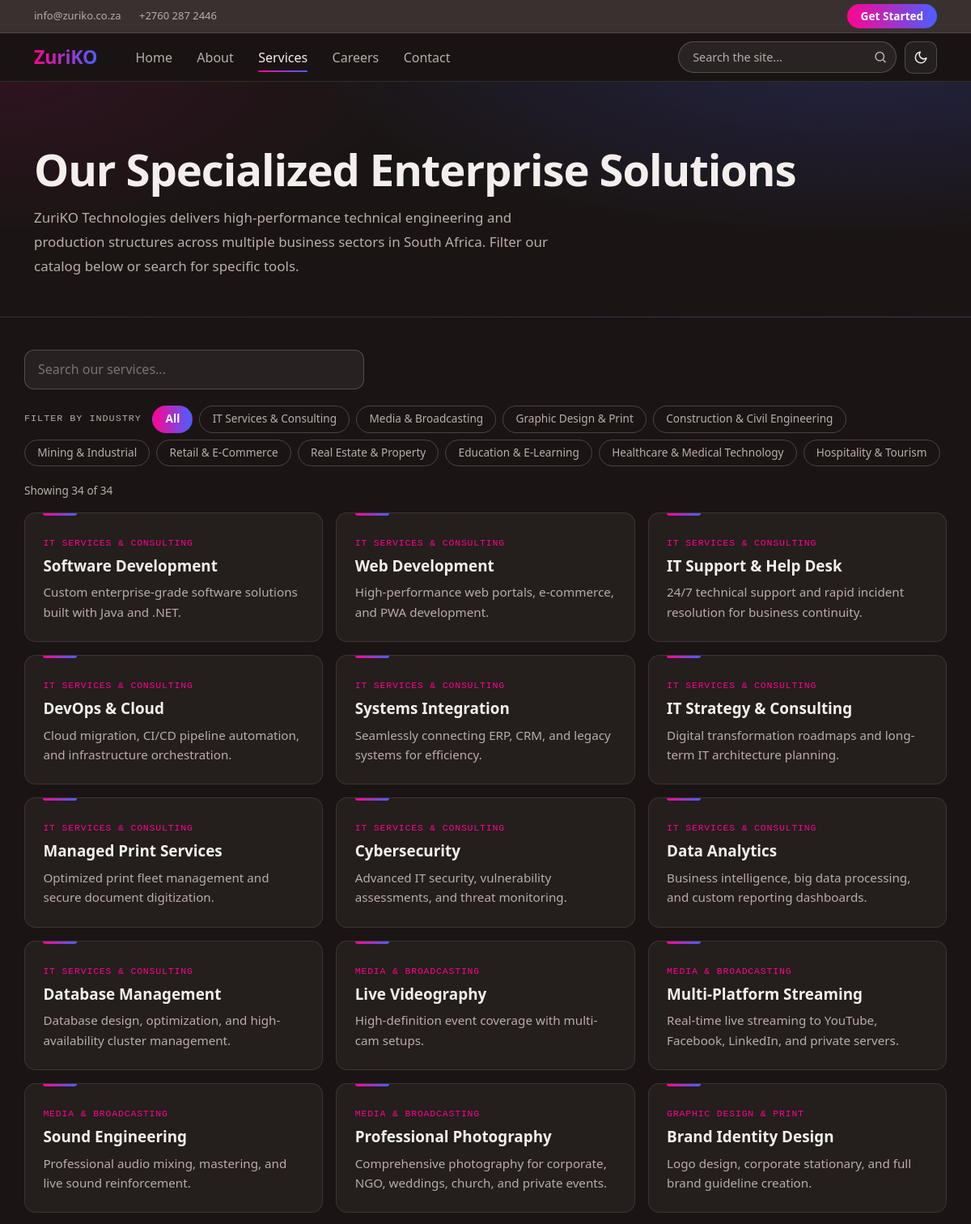
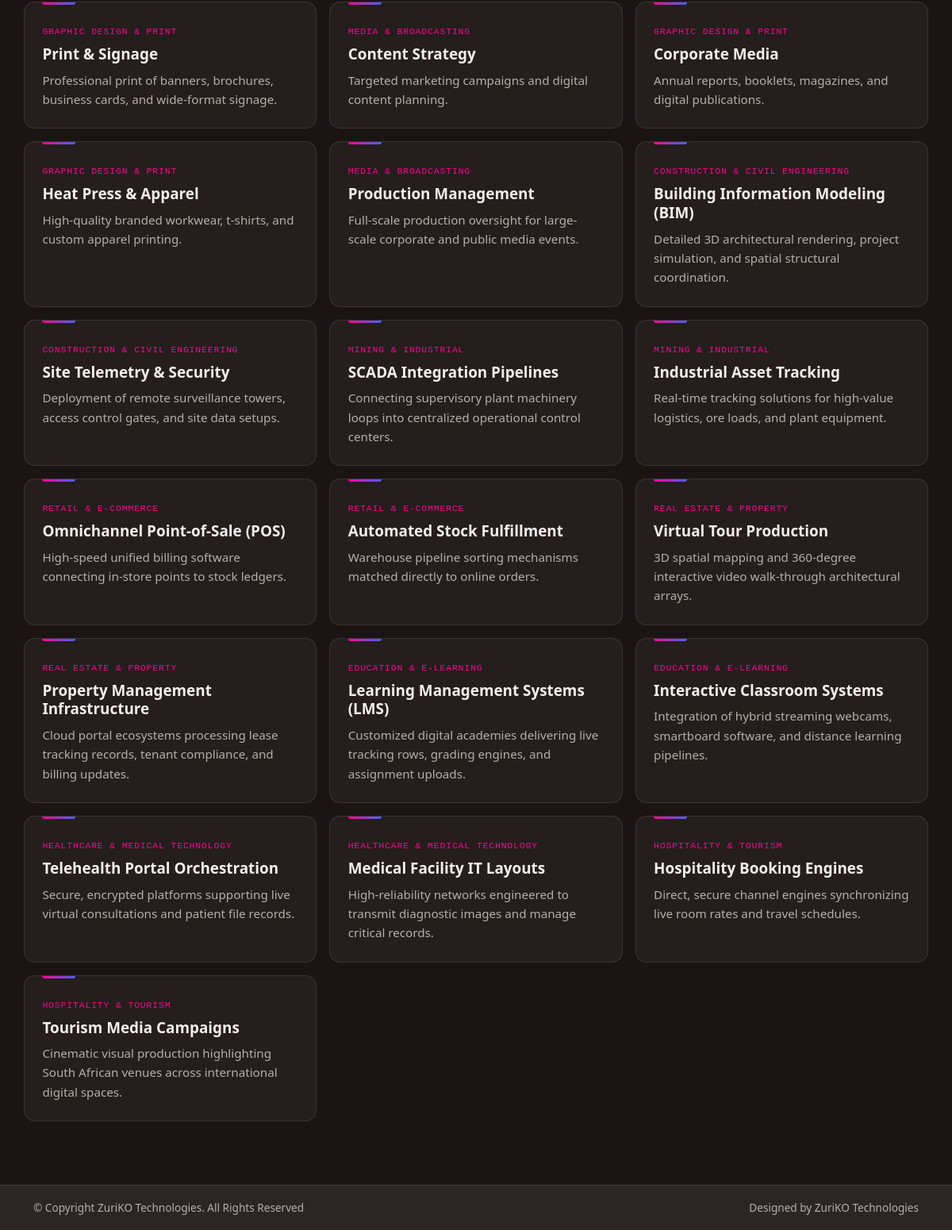
Page /services/ on the committed database (2 pictures, top to bottom).
### dashboard/models.py (models this page shows, shortened)
class Service(models.Model):
    title = models.CharField(max_length=200)
    category = models.CharField(max_length=100, help_text="e.g., IT Services, Media, Construction")
    description = models.TextField()
    icon_class = models.CharField(max_length=50, blank=True, help_text="Optional bootstrap icon class")
    order = models.IntegerField(default=0, help_text="Lower numbers appear first")
    created_at = models.DateTimeField(auto_now_add=True)
    class Meta:
        ordering = ['order', '-created_at']

### dashboard/views.py (the view)
# urls.py: path('services/', services_view, name='services'),
def services_view(request):
    services = list(Service.objects.all().order_by('order', 'id'))
    sectors = list(dict.fromkeys(s.category for s in services))   # first-appearance order
    return render(request, 'pages/services.html', {'services': services, 'sectors': sectors})

### dashboard/content.py (called while the page is built)
def block_config(page, key):
    cfg = PAGES.get(page)
    if not cfg:
        return None
    for block in cfg['blocks']:
        if block['key'] == key:
            return block
    return None

def default_for(page, key):
    block = block_config(page, key)
    return block['default'] if block else ''

### dashboard/templatetags/content_tags.py (called while the page is built, shortened)
def _overrides_for(context, page):
    request = context.get('request')
    cache = None
    if request is not None:
        cache = getattr(request, '_content_block_cache', None)
        if cache is None:
            cache = request._content_block_cache = {}
        if page in cache:
            return cache[page]
    try:
        data = dict(ContentBlock.objects.filter(page=page).values_list('key', 'value'))
    except DatabaseError:
        data = {}
    if cache is not None:
        cache[page] = data
    return data

@register.simple_tag(takes_context=True)
def page_text(context, page, key):
    value = _overrides_for(context, page).get(key)
    if value is None or value == '':
        return default_for(page, key)
    return value

@register.simple_tag(takes_context=True)
def page_media(context, page, key):
    raw = _overrides_for(context, page).get(key)
    if not raw:
        return ''

@register.filter(needs_autoescape=True)
def with_media(value, autoescape=True):
    text = str(conditional_escape(value) if autoescape else value)
    ids = {int(i) for i in MEDIA_TOKEN.findall(text)}
    if not ids:
        return mark_safe(text)

### templates/pages/services.html (shortened to what this page needs)
{% extends 'base.html' %}
{% load content_tags %}
{% block content %}
{% page_media 'services' 'banner' as banner %}
{% page_text 'services' 'intro' as intro %}
{% page_text 'services' 'filter_label' as filter_label %}
<section class="page-head{% if banner %} has-banner{% endif %}">
    <div class="container">
        <h1 class="page-title">{% page_text 'services' 'heading' %}</h1>
        <div class="lede mt-3 rich">{{ intro|with_media|linebreaksbr }}</div>
    </div>
</section>
<section class="container catalog">
    {% if services %}
    <div class="catalog-tools">
        <div class="finder">
            <input id="svc-q" type="search" placeholder="{% page_text 'services' 'search_placeholder' %}" autocomplete="off">
        </div>
        <div class="filter" role="group" aria-label="{{ filter_label }}">
            <span class="filter__label">{{ filter_label }}</span>
            <button type="button" class="chip" data-sector="" aria-pressed="true">{% page_text 'services' 'all_label' %}</button>
            {% for sector in sectors %}
            <button type="button" class="chip" data-sector="{{ sector }}" aria-pressed="false">{{ sector }}</button>
            {% endfor %}
        </div>
    </div>
    <p class="result-count" id="svc-count" aria-live="polite"></p>
    <div class="svc-grid" id="svc-grid">
        {% for s in services %}
        <article class="svc" id="service-{{ s.pk }}" data-sector="{{ s.category }}">
            <div class="svc__cat">{{ s.category }}</div>
            <h2 class="svc__title">{{ s.title }}</h2>
            <p class="svc__desc">{{ s.description }}</p>
        </article>
        {% endfor %}
    </div>
    {% else %}
    <p class="empty">{% page_text 'services' 'empty_text' %}</p>
    {% endif %}
</section>
{% endblock %}

### dashboard/static/dashboard/css/site.css (style rules this page uses)
:root { --brand: #FF0490; --brand-rgb: 255, 4, 144; --brand-soft: #ff52b2; --blue: #4a5fff; --blue-rgb: 74, 95, 255; --blue-link: #4a8fff; --blue-corporate: #007bff; --slate: #2f4d5a; --whatsapp: #25d366; --bar: #39312f; --bar-dark: #2b2523; --bg: #1a1514; --bg-rgb: 26, 21, 20; --panel: #241e1c; --line: rgba(255, 255, 255, .10); --line-strong: rgba(255, 255, 255, .20); --text: #f4efed; --muted: #b9adaa; --brand-gradient: linear-gradient(90deg, var(--brand), var(--blue)); --mono: ui-monospace, "Cascadia Mono", "SF Mono", Consolas, monospace; }
html { scroll-behavior: smooth; scroll-padding-top: 120px; }
body { background: var(--bg); color: var(--text); min-height: 100vh; min-height: 100svh; display: flex; flex-direction: column; font-family: system-ui, "Segoe UI", Roboto, "Helvetica Neue", Arial, sans-serif; -webkit-font-smoothing: antialiased; }
.page-head { position: relative; isolation: isolate; overflow: hidden; padding: 4.25rem 0 3rem; border-bottom: 1px solid var(--line); }
.page-head:not(.has-banner) { background: radial-gradient(1100px 380px at 88% -15%, rgba(var(--blue-rgb), .20), transparent 62%), radial-gradient(800px 300px at 0% 0%, rgba(var(--brand-rgb), .09), transparent 62%); }
.page-title { font-size: clamp(2rem, 4.6vw, 3.4rem); font-weight: 700; letter-spacing: -.02em; line-height: 1.08; margin: .65rem 0 0; }
.lede { color: var(--muted); font-size: 1.06rem; line-height: 1.75; max-width: 68ch; }
.rich { line-height: 1.75; }
.finder { position: relative; max-width: 420px; }
.finder input { width: 100%; background: rgba(255, 255, 255, .06); border: 1px solid var(--line-strong); color: var(--text); border-radius: 12px; padding: .7rem 1rem; font-size: 1rem; }
.filter { display: flex; flex-wrap: wrap; align-items: center; gap: .5rem; }
.filter__label { font-family: var(--mono); font-size: .74rem; letter-spacing: .08em; text-transform: uppercase; color: var(--muted); margin-right: .35rem; }
.chip { border: 1px solid var(--line-strong); background: transparent; color: var(--muted); border-radius: 999px; padding: .36rem .95rem; font-size: .85rem; cursor: pointer; transition: color .15s, border-color .15s; }
.chip[aria-pressed="true"] { background: var(--brand-gradient); color: #fff; border-color: transparent; font-weight: 600; }
.result-count { color: var(--muted); font-size: .85rem; margin: 1.25rem 0 1rem; }
.catalog { padding: 2.5rem 0 5rem; }
.catalog-tools { display: grid; gap: 1.25rem; }
.svc-grid { display: grid; gap: 1rem; grid-template-columns: repeat(auto-fill, minmax(290px, 1fr)); }
.svc { position: relative; display: flex; flex-direction: column; padding: 1.4rem 1.4rem 1.5rem; background: var(--panel); border: 1px solid var(--line); border-radius: 14px; transition: border-color .2s, transform .2s; }
.svc::before { content: ""; position: absolute; left: 1.4rem; top: 0; width: 42px; height: 3px; border-radius: 0 0 3px 3px; background: var(--brand-gradient); }
.svc__cat { font-family: var(--mono); font-size: .72rem; letter-spacing: .07em; text-transform: uppercase; color: var(--brand); margin-top: .35rem; }
.svc__title { font-size: 1.18rem; font-weight: 650; line-height: 1.25; margin: .55rem 0 .5rem; }
.svc__desc { margin: 0; color: var(--muted); line-height: 1.6; font-size: .95rem; }

### rows in the picture
Service: sectors "IT Services & Consulting", category "IT SERVICES & CONSULTING", title "Software Development", description "Custom enterprise-grade software solutions built with Java and .NET."
Service: sectors "Media & Broadcasting", category "MEDIA & BROADCASTING", title "Live Videography", description "High-definition event coverage with multi-cam setups."
Service: sectors "Graphic Design & Print", category "GRAPHIC DESIGN & PRINT", title "Brand Identity Design", description "Logo design, corporate stationary, and full brand guideline creation."
Service: sectors "Construction & Civil Engineering", category "CONSTRUCTION & CIVIL ENGINEERING", title "Building Information Modeling (BIM)", description "Detailed 3D architectural rendering, project simulation, and spatial structural coordination."
Service: sectors "Mining & Industrial", category "MINING & INDUSTRIAL", title "SCADA Integration Pipelines", description "Connecting supervisory plant machinery loops into centralized operational control centers."
Service: sectors "Retail & E-Commerce", category "RETAIL & E-COMMERCE", title "Omnichannel Point-of-Sale (POS)", description "High-speed unified billing software connecting in-store points to stock ledgers."
Service: sectors "Real Estate & Property", category "REAL ESTATE & PROPERTY", title "Virtual Tour Production", description "3D spatial mapping and 360-degree interactive video walk-through architectural arrays."
Service: sectors "Education & E-Learning", category "EDUCATION & E-LEARNING", title "Learning Management Systems (LMS)", description "Customized digital academies delivering live tracking rows, grading engines, and assignment uploads."
Service: sectors "Healthcare & Medical Technology", category "HEALTHCARE & MEDICAL TECHNOLOGY", title "Telehealth Portal Orchestration", description "Secure, encrypted platforms supporting live virtual consultations and patient file records."
Service: sectors "Hospitality & Tourism", category "HOSPITALITY & TOURISM", title "Hospitality Booking Engines", description "Direct, secure channel engines synchronizing live room rates and travel schedules."
Service: category "IT SERVICES & CONSULTING", title "Web Development", description "High-performance web portals, e-commerce, and PWA development."
Service: category "IT SERVICES & CONSULTING", title "IT Support & Help Desk", description "24/7 technical support and rapid incident resolution for business continuity."
Service: category "IT SERVICES & CONSULTING", title "DevOps & Cloud", description "Cloud migration, CI/CD pipeline automation, and infrastructure orchestration."
Service: category "IT SERVICES & CONSULTING", title "Systems Integration", description "Seamlessly connecting ERP, CRM, and legacy systems for efficiency."
Service: category "IT SERVICES & CONSULTING", title "IT Strategy & Consulting", description "Digital transformation roadmaps and long-term IT architecture planning."
Service: category "IT SERVICES & CONSULTING", title "Managed Print Services", description "Optimized print fleet management and secure document digitization."
Service: category "IT SERVICES & CONSULTING", title "Cybersecurity", description "Advanced IT security, vulnerability assessments, and threat monitoring."
Service: category "IT SERVICES & CONSULTING", title "Data Analytics", description "Business intelligence, big data processing, and custom reporting dashboards."
Service: category "IT SERVICES & CONSULTING", title "Database Management", description "Database design, optimization, and high-availability cluster management."
Service: category "MEDIA & BROADCASTING", title "Multi-Platform Streaming", description "Real-time live streaming to YouTube, Facebook, LinkedIn, and private servers."
Service: category "MEDIA & BROADCASTING", title "Sound Engineering", description "Professional audio mixing, mastering, and live sound reinforcement."
Service: category "MEDIA & BROADCASTING", title "Professional Photography", description "Comprehensive photography for corporate, NGO, weddings, church, and private events."
Service: category "GRAPHIC DESIGN & PRINT", title "Print & Signage", description "Professional print of banners, brochures, business cards, and wide-format signage."
Service: category "MEDIA & BROADCASTING", title "Content Strategy", description "Targeted marketing campaigns and digital content planning."
Service: category "GRAPHIC DESIGN & PRINT", title "Corporate Media", description "Annual reports, booklets, magazines, and digital publications."
Service: category "GRAPHIC DESIGN & PRINT", title "Heat Press & Apparel", description "High-quality branded workwear, t-shirts, and custom apparel printing."
Service: category "MEDIA & BROADCASTING", title "Production Management", description "Full-scale production oversight for large-scale corporate and public media events."
Service: category "CONSTRUCTION & CIVIL ENGINEERING", title "Site Telemetry & Security", description "Deployment of remote surveillance towers, access control gates, and site data setups."
Service: category "MINING & INDUSTRIAL", title "Industrial Asset Tracking", description "Real-time tracking solutions for high-value logistics, ore loads, and plant equipment."
Service: category "RETAIL & E-COMMERCE", title "Automated Stock Fulfillment", description "Warehouse pipeline sorting mechanisms matched directly to online orders."
Service: category "REAL ESTATE & PROPERTY", title "Property Management Infrastructure", description "Cloud portal ecosystems processing lease tracking records, tenant compliance, and billing updates."
Service: category "EDUCATION & E-LEARNING", title "Interactive Classroom Systems", description "Integration of hybrid streaming webcams, smartboard software, and distance learning pipelines."
Service: category "HEALTHCARE & MEDICAL TECHNOLOGY", title "Medical Facility IT Layouts", description "High-reliability networks engineered to transmit diagnostic images and manage critical records."
Service: category "HOSPITALITY & TOURISM", title "Tourism Media Campaigns", description "Cinematic visual production highlighting South African venues across international digital spaces."

### other values in the picture
{{ site_email }} "info@zuriko.co.za"
{{ site_phone }} "+2760 287 2446"
{{ intro|with_media|linebreaksbr }} "ZuriKO Technologies delivers high-performance technical engineering and production structures across multiple business sectors in South Africa. Filter our catalog below or search for specific tools."
{{ filter_label }} "FILTER BY INDUSTRY"
